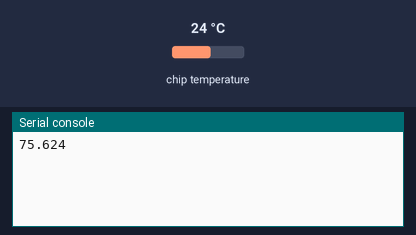
The program below on a simulated Raspberry Pi Pico running MicroPython. On the bench: the last lines printed to the serial console. Inputs (shaded band) come from the test bench; at power-on: chip temperature 24 °C.

Above: at 1.2 s.
1.3 s: chip temperature set to 1 °C
At 3.3 s:
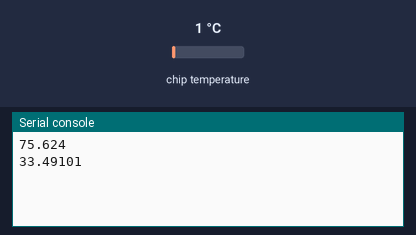
4.0 s: chip temperature set to 11 °C
At 4.8 s:
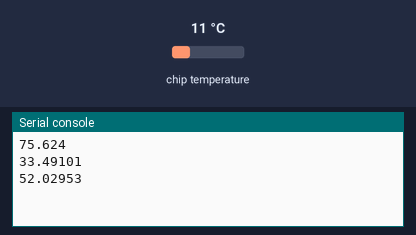
Timing chart, 0 to 7.0 s (numbered marks = the images above; inputs shaded):
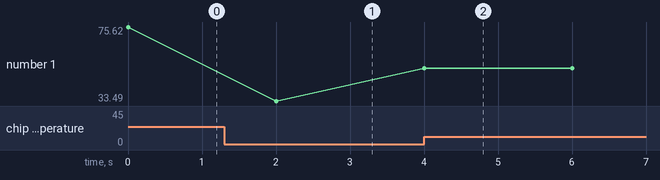

The program:

onboard_pico_temperature_sensor_usage.py
```python
from machine import ADC, Pin, I2C
import utime


sensor_temp = ADC(4)
# converting analog value to temperature
conversion_factor = 3.3 / (65535)


try:
    while True:
        # get the temperature in celsius
        reading = sensor_temp.read_u16() * conversion_factor
        celsius_temperature = 27 - (reading - 0.706)/0.001721
        # convert celsius to fahrenheit with conversion formula
        fahrenheit_temperature = (celsius_temperature * 1.8) + 32
        print(fahrenheit_temperature)
        utime.sleep(2)
finally:
    print("Program terminated...")
    utime.sleep(1)
        
```

Measured:
- after the input at 1.3 s, the serial console: prints a new line after 0.70 s (image 1)
- after the input at 4.0 s, the serial console: prints a new line at once (image 2)
- plotted number 1: 75.62 → 33.49 after the input at 1.3 s, 33.49 → 52.03 after the input at 4.0 s
